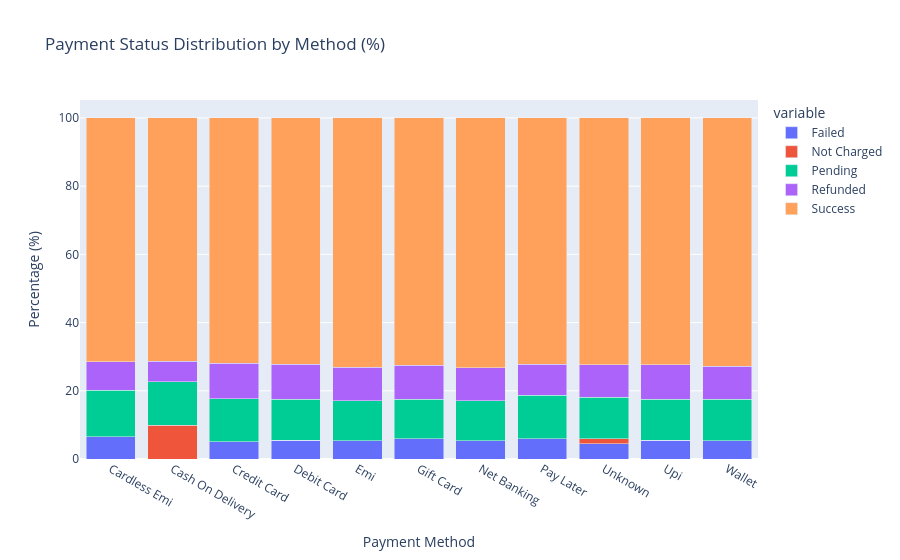

The cell this chart's notebook holds for it:
### Code cell
fig_bar = px.bar(
    status_ct.reset_index(),
    x='payment_method',
    y=status_ct.columns,
    barmode='stack',
    title='Payment Status Distribution by Method (%)',
    labels={
        'value': 'Percentage (%)',
        'payment_method': 'Payment Method'
    }
)

fig_bar.show()

### Figure 1 — Plotly figure (JSON) as saved in the notebook; plotly's stock layout.template omitted (floating-point values rounded to 4 significant figures)
{"data": [{"hovertemplate": "variable=Failed<br>Payment Method=%{x}<br>Percentage (%)=%{y}<extra></extra>", "legendgroup": "Failed", "marker": {"color": "#636efa", "pattern": {"shape": ""}}, "name": "Failed", "orientation": "v", "showlegend": true, "textposition": "auto", "type": "bar", "x": ["Cardless Emi", "Cash On Delivery", "Credit Card", "Debit Card", "Emi", "Gift Card", "Net Banking", "Pay Later", "Unknown", "Upi", "Wallet"], "xaxis": "x", "y": [6.458, 0.0, 5.081, 5.545, 5.4, 5.996, 5.297, 5.912, 4.408, 5.514, 5.285], "yaxis": "y"}, {"hovertemplate": "variable=Not Charged<br>Payment Method=%{x}<br>Percentage (%)=%{y}<extra></extra>", "legendgroup": "Not Charged", "marker": {"color": "#EF553B", "pattern": {"shape": ""}}, "name": "Not Charged", "orientation": "v", "showlegend": true, "textposition": "auto", "type": "bar", "x": ["Cardless Emi", "Cash On Delivery", "Credit Card", "Debit Card", "Emi", "Gift Card", "Net Banking", "Pay Later", "Unknown", "Upi", "Wallet"], "xaxis": "x", "y": [0.0, 9.916, 0.0, 0.0, 0.0, 0.0, 0.0, 0.0, 1.579, 0.0, 0.0], "yaxis": "y"}, {"hovertemplate": "variable=Pending<br>Payment Method=%{x}<br>Percentage (%)=%{y}<extra></extra>", "legendgroup": "Pending", "marker": {"color": "#00cc96", "pattern": {"shape": ""}}, "name": "Pending", "orientation": "v", "showlegend": true, "textposition": "auto", "type": "bar", "x": ["Cardless Emi", "Cash On Delivery", "Credit Card", "Debit Card", "Emi", "Gift Card", "Net Banking", "Pay Later", "Unknown", "Upi", "Wallet"], "xaxis": "x", "y": [13.7, 12.72, 12.55, 11.95, 11.7, 11.46, 11.76, 12.74, 12.13, 11.94, 12.28], "yaxis": "y"}, {"hovertemplate": "variable=Refunded<br>Payment Method=%{x}<br>Percentage (%)=%{y}<extra></extra>", "legendgroup": "Refunded", "marker": {"color": "#ab63fa", "pattern": {"shape": ""}}, "name": "Refunded", "orientation": "v", "showlegend": true, "textposition": "auto", "type": "bar", "x": ["Cardless Emi", "Cash On Delivery", "Credit Card", "Debit Card", "Emi", "Gift Card", "Net Banking", "Pay Later", "Unknown", "Upi", "Wallet"], "xaxis": "x", "y": [8.415, 6.04, 10.43, 10.28, 9.806, 10.05, 9.768, 9.072, 9.462, 10.18, 9.566], "yaxis": "y"}, {"hovertemplate": "variable=Success<br>Payment Method=%{x}<br>Percentage (%)=%{y}<extra></extra>", "legendgroup": "Success", "marker": {"color": "#FFA15A", "pattern": {"shape": ""}}, "name": "Success", "orientation": "v", "showlegend": true, "textposition": "auto", "type": "bar", "x": ["Cardless Emi", "Cash On Delivery", "Credit Card", "Debit Card", "Emi", "Gift Card", "Net Banking", "Pay Later", "Unknown", "Upi", "Wallet"], "xaxis": "x", "y": [71.43, 71.32, 71.94, 72.23, 73.09, 72.49, 73.18, 72.27, 72.42, 72.37, 72.87], "yaxis": "y"}], "layout": {"barmode": "stack", "legend": {"title": {"text": "variable"}, "tracegroupgap": 0}, "title": {"text": "Payment Status Distribution by Method (%)"}, "xaxis": {"anchor": "y", "domain": [0, 1], "title": {"text": "Payment Method"}}, "yaxis": {"anchor": "x", "domain": [0, 1], "title": {"text": "Percentage (%)"}}}}
